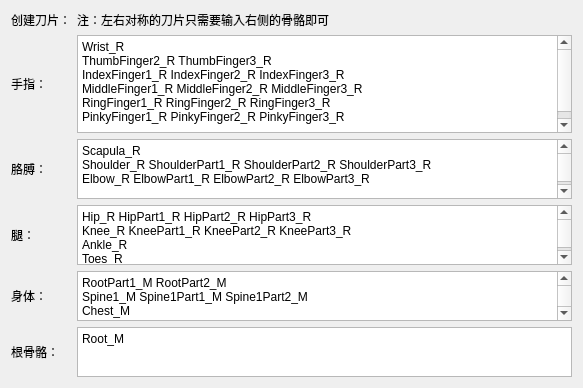
<?xml version="1.0" encoding="UTF-8"?>
<ui version="4.0">
 <class>knives_sheet</class>
 <widget class="QDialog" name="knives_sheet">
  <property name="geometry">
   <rect>
    <x>0</x>
    <y>0</y>
    <width>583</width>
    <height>388</height>
   </rect>
  </property>
  <property name="windowTitle">
   <string>knives_sheet</string>
  </property>
  <layout class="QGridLayout" name="gridLayout">
   <item row="3" column="1">
    <widget class="QLabel" name="label_4">
     <property name="text">
      <string>腿：</string>
     </property>
    </widget>
   </item>
   <item row="4" column="1">
    <widget class="QLabel" name="label_5">
     <property name="text">
      <string>身体：</string>
     </property>
    </widget>
   </item>
   <item row="2" column="1">
    <widget class="QLabel" name="label_3">
     <property name="text">
      <string>胳膊：</string>
     </property>
    </widget>
   </item>
   <item row="1" column="2">
    <widget class="QTextEdit" name="fingers_tb">
     <property name="html">
      <string>&lt;!DOCTYPE HTML PUBLIC &quot;-//W3C//DTD HTML 4.0//EN&quot; &quot;http://www.w3.org/TR/REC-html40/strict.dtd&quot;&gt;
&lt;html&gt;&lt;head&gt;&lt;meta name=&quot;qrichtext&quot; content=&quot;1&quot; /&gt;&lt;style type=&quot;text/css&quot;&gt;
p, li { white-space: pre-wrap; }
&lt;/style&gt;&lt;/head&gt;&lt;body style=&quot; font-family:'SimSun'; font-size:9pt; font-weight:400; font-style:normal;&quot;&gt;
&lt;p style=&quot; margin-top:0px; margin-bottom:0px; margin-left:0px; margin-right:0px; -qt-block-indent:0; text-indent:0px;&quot;&gt;Wrist_R&lt;/p&gt;
&lt;p style=&quot; margin-top:0px; margin-bottom:0px; margin-left:0px; margin-right:0px; -qt-block-indent:0; text-indent:0px;&quot;&gt;ThumbFinger2_R ThumbFinger3_R&lt;/p&gt;
&lt;p style=&quot; margin-top:0px; margin-bottom:0px; margin-left:0px; margin-right:0px; -qt-block-indent:0; text-indent:0px;&quot;&gt;IndexFinger1_R IndexFinger2_R IndexFinger3_R&lt;/p&gt;
&lt;p style=&quot; margin-top:0px; margin-bottom:0px; margin-left:0px; margin-right:0px; -qt-block-indent:0; text-indent:0px;&quot;&gt;MiddleFinger1_R MiddleFinger2_R MiddleFinger3_R&lt;/p&gt;
&lt;p style=&quot; margin-top:0px; margin-bottom:0px; margin-left:0px; margin-right:0px; -qt-block-indent:0; text-indent:0px;&quot;&gt;RingFinger1_R RingFinger2_R RingFinger3_R&lt;/p&gt;
&lt;p style=&quot; margin-top:0px; margin-bottom:0px; margin-left:0px; margin-right:0px; -qt-block-indent:0; text-indent:0px;&quot;&gt;PinkyFinger1_R PinkyFinger2_R PinkyFinger3_R&lt;/p&gt;
&lt;p style=&quot;-qt-paragraph-type:empty; margin-top:0px; margin-bottom:0px; margin-left:0px; margin-right:0px; -qt-block-indent:0; text-indent:0px;&quot;&gt;&lt;br /&gt;&lt;/p&gt;&lt;/body&gt;&lt;/html&gt;</string>
     </property>
    </widget>
   </item>
   <item row="0" column="1">
    <widget class="QLabel" name="label">
     <property name="text">
      <string>创建刀片：</string>
     </property>
    </widget>
   </item>
   <item row="0" column="2">
    <widget class="QLabel" name="label_6">
     <property name="text">
      <string>注：左右对称的刀片只需要输入右侧的骨骼即可</string>
     </property>
    </widget>
   </item>
   <item row="2" column="2">
    <widget class="QTextEdit" name="arms_tb">
     <property name="maximumSize">
      <size>
       <width>16777215</width>
       <height>60</height>
      </size>
     </property>
     <property name="html">
      <string>&lt;!DOCTYPE HTML PUBLIC &quot;-//W3C//DTD HTML 4.0//EN&quot; &quot;http://www.w3.org/TR/REC-html40/strict.dtd&quot;&gt;
&lt;html&gt;&lt;head&gt;&lt;meta name=&quot;qrichtext&quot; content=&quot;1&quot; /&gt;&lt;style type=&quot;text/css&quot;&gt;
p, li { white-space: pre-wrap; }
&lt;/style&gt;&lt;/head&gt;&lt;body style=&quot; font-family:'SimSun'; font-size:9pt; font-weight:400; font-style:normal;&quot;&gt;
&lt;p style=&quot; margin-top:0px; margin-bottom:0px; margin-left:0px; margin-right:0px; -qt-block-indent:0; text-indent:0px;&quot;&gt;Scapula_R&lt;/p&gt;
&lt;p style=&quot; margin-top:0px; margin-bottom:0px; margin-left:0px; margin-right:0px; -qt-block-indent:0; text-indent:0px;&quot;&gt;Shoulder_R ShoulderPart1_R ShoulderPart2_R ShoulderPart3_R&lt;/p&gt;
&lt;p style=&quot; margin-top:0px; margin-bottom:0px; margin-left:0px; margin-right:0px; -qt-block-indent:0; text-indent:0px;&quot;&gt;Elbow_R ElbowPart1_R ElbowPart2_R ElbowPart3_R&lt;/p&gt;
&lt;p style=&quot;-qt-paragraph-type:empty; margin-top:0px; margin-bottom:0px; margin-left:0px; margin-right:0px; -qt-block-indent:0; text-indent:0px;&quot;&gt;&lt;br /&gt;&lt;/p&gt;&lt;/body&gt;&lt;/html&gt;</string>
     </property>
    </widget>
   </item>
   <item row="4" column="2">
    <widget class="QTextEdit" name="body_tb">
     <property name="maximumSize">
      <size>
       <width>16777215</width>
       <height>50</height>
      </size>
     </property>
     <property name="html">
      <string>&lt;!DOCTYPE HTML PUBLIC &quot;-//W3C//DTD HTML 4.0//EN&quot; &quot;http://www.w3.org/TR/REC-html40/strict.dtd&quot;&gt;
&lt;html&gt;&lt;head&gt;&lt;meta name=&quot;qrichtext&quot; content=&quot;1&quot; /&gt;&lt;style type=&quot;text/css&quot;&gt;
p, li { white-space: pre-wrap; }
&lt;/style&gt;&lt;/head&gt;&lt;body style=&quot; font-family:'SimSun'; font-size:9pt; font-weight:400; font-style:normal;&quot;&gt;
&lt;p style=&quot; margin-top:0px; margin-bottom:0px; margin-left:0px; margin-right:0px; -qt-block-indent:0; text-indent:0px;&quot;&gt;RootPart1_M RootPart2_M&lt;/p&gt;
&lt;p style=&quot; margin-top:0px; margin-bottom:0px; margin-left:0px; margin-right:0px; -qt-block-indent:0; text-indent:0px;&quot;&gt;Spine1_M Spine1Part1_M Spine1Part2_M&lt;/p&gt;
&lt;p style=&quot; margin-top:0px; margin-bottom:0px; margin-left:0px; margin-right:0px; -qt-block-indent:0; text-indent:0px;&quot;&gt;Chest_M &lt;/p&gt;
&lt;p style=&quot; margin-top:0px; margin-bottom:0px; margin-left:0px; margin-right:0px; -qt-block-indent:0; text-indent:0px;&quot;&gt;Neck_M NeckPart1_M NeckPart2_M Head_M&lt;/p&gt;&lt;/body&gt;&lt;/html&gt;</string>
     </property>
    </widget>
   </item>
   <item row="1" column="1">
    <widget class="QLabel" name="label_2">
     <property name="text">
      <string>手指：</string>
     </property>
    </widget>
   </item>
   <item row="3" column="2">
    <widget class="QTextEdit" name="legs_tb">
     <property name="maximumSize">
      <size>
       <width>16777215</width>
       <height>60</height>
      </size>
     </property>
     <property name="html">
      <string>&lt;!DOCTYPE HTML PUBLIC &quot;-//W3C//DTD HTML 4.0//EN&quot; &quot;http://www.w3.org/TR/REC-html40/strict.dtd&quot;&gt;
&lt;html&gt;&lt;head&gt;&lt;meta name=&quot;qrichtext&quot; content=&quot;1&quot; /&gt;&lt;style type=&quot;text/css&quot;&gt;
p, li { white-space: pre-wrap; }
&lt;/style&gt;&lt;/head&gt;&lt;body style=&quot; font-family:'SimSun'; font-size:9pt; font-weight:400; font-style:normal;&quot;&gt;
&lt;p style=&quot; margin-top:0px; margin-bottom:0px; margin-left:0px; margin-right:0px; -qt-block-indent:0; text-indent:0px;&quot;&gt;Hip_R HipPart1_R HipPart2_R HipPart3_R&lt;/p&gt;
&lt;p style=&quot; margin-top:0px; margin-bottom:0px; margin-left:0px; margin-right:0px; -qt-block-indent:0; text-indent:0px;&quot;&gt;Knee_R KneePart1_R KneePart2_R KneePart3_R&lt;/p&gt;
&lt;p style=&quot; margin-top:0px; margin-bottom:0px; margin-left:0px; margin-right:0px; -qt-block-indent:0; text-indent:0px;&quot;&gt;Ankle_R&lt;/p&gt;
&lt;p style=&quot; margin-top:0px; margin-bottom:0px; margin-left:0px; margin-right:0px; -qt-block-indent:0; text-indent:0px;&quot;&gt;Toes_R&lt;/p&gt;&lt;/body&gt;&lt;/html&gt;</string>
     </property>
    </widget>
   </item>
   <item row="5" column="2">
    <widget class="QTextEdit" name="root_jnt_cb">
     <property name="maximumSize">
      <size>
       <width>16777215</width>
       <height>50</height>
      </size>
     </property>
     <property name="html">
      <string>&lt;!DOCTYPE HTML PUBLIC &quot;-//W3C//DTD HTML 4.0//EN&quot; &quot;http://www.w3.org/TR/REC-html40/strict.dtd&quot;&gt;
&lt;html&gt;&lt;head&gt;&lt;meta name=&quot;qrichtext&quot; content=&quot;1&quot; /&gt;&lt;style type=&quot;text/css&quot;&gt;
p, li { white-space: pre-wrap; }
&lt;/style&gt;&lt;/head&gt;&lt;body style=&quot; font-family:'SimSun'; font-size:9pt; font-weight:400; font-style:normal;&quot;&gt;
&lt;p style=&quot; margin-top:0px; margin-bottom:0px; margin-left:0px; margin-right:0px; -qt-block-indent:0; text-indent:0px;&quot;&gt;Root_M&lt;/p&gt;&lt;/body&gt;&lt;/html&gt;</string>
     </property>
    </widget>
   </item>
   <item row="5" column="1">
    <widget class="QLabel" name="label_7">
     <property name="text">
      <string>根骨骼：</string>
     </property>
    </widget>
   </item>
  </layout>
 </widget>
 <resources/>
 <connections/>
</ui>
